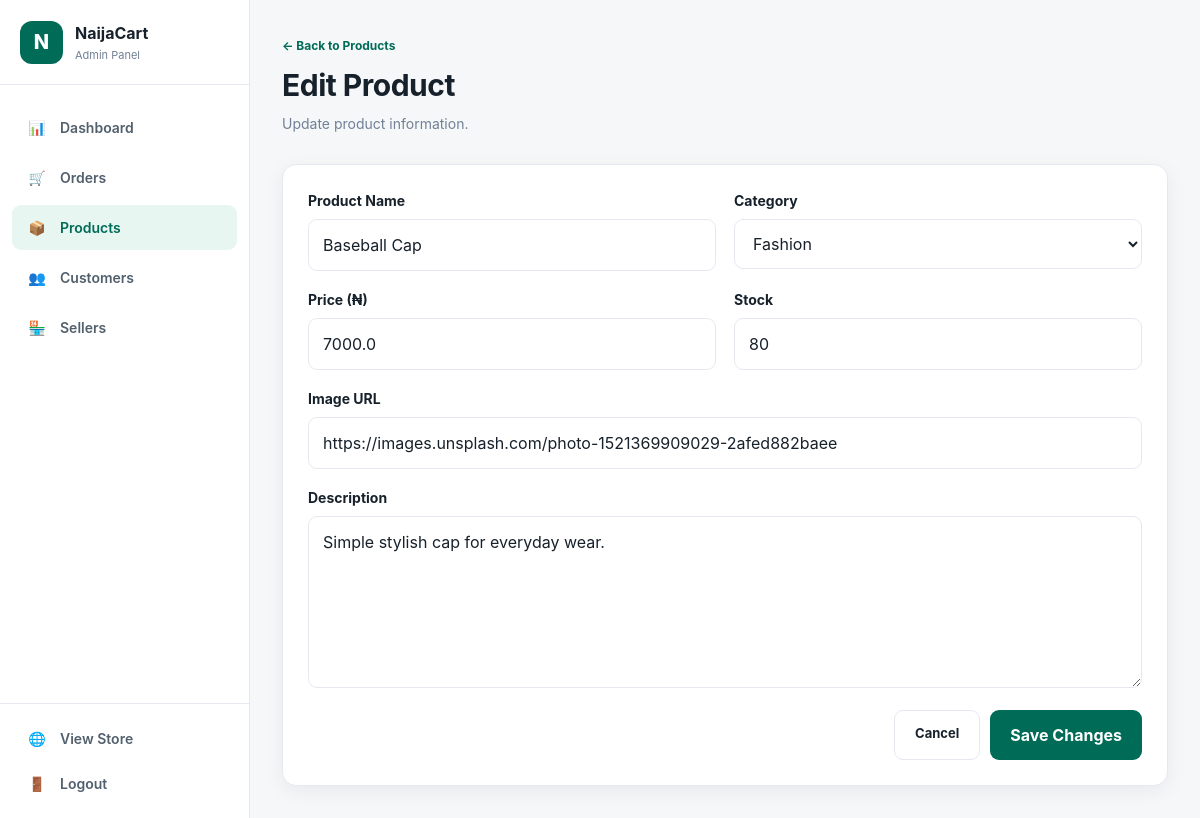
The app's page /admin/products/edit/8 (signed in) with its own data.
### tables this page shows
CREATE TABLE products (
            id INTEGER PRIMARY KEY AUTOINCREMENT,
            name TEXT NOT NULL,
            category TEXT NOT NULL,
            price REAL NOT NULL,
            description TEXT,
            image TEXT,
            seller_id INTEGER,
            stock INTEGER NOT NULL DEFAULT 0,
            created_at TIMESTAMP DEFAULT CURRENT_TIMESTAMP,

            FOREIGN KEY (seller_id)
                REFERENCES users(id)
                ON DELETE SET NULL
        );

### app.py (the view, shortened to what this page needs)
@app.route(
    "/admin/products/edit/<int:product_id>",
    methods=["GET", "POST"]
)
@admin_required
def edit_product(product_id):
    conn = get_db()
    product = conn.execute(
        """
        SELECT *
        FROM products
        WHERE id = ?
        """,
        (product_id,)
    ).fetchone()
    conn.close()
    return render_template(
        "admin_edit_product.html",
        product=product
    )

### app.py (called while the page is built, shortened)
def get_db():
    conn = sqlite3.connect(
        str(DATABASE),
        timeout=30
    )
    conn.row_factory = sqlite3.Row
    conn.execute(
        "PRAGMA foreign_keys = ON"
    )
    conn.execute(
        "PRAGMA busy_timeout = 30000"
    )
    return conn

def admin_required(route_function):
    @wraps(route_function)
    def wrapper(*args, **kwargs):
        user_id = session.get(
            "user_id"
        )
        user_role = session.get(
            "user_role"
        )
        conn = get_db()
        user = conn.execute(
            """
            SELECT *
            FROM users
            WHERE id = ?
            AND role = 'admin'
            """,
            (user_id,)
        ).fetchone()
        conn.close()
        return route_function(
            *args,
            **kwargs
        )
    return wrapper

def current_cart():
    if "cart" not in session:
        session["cart"] = {}
    return session["cart"]

def cart_items():
    cart = current_cart()
    if not cart:
        return [], 0, 0

@app.context_processor
def inject_cart():
    items, subtotal, count = cart_items()
    wishlist_count = 0
    user_id = session.get("user_id")
    if user_id:
        conn = get_db()
        wishlist_count = conn.execute(
            """
            SELECT COUNT(*)
            FROM wishlist
            WHERE user_id = ?
            """,
            (user_id,)
        ).fetchone()[0]
        conn.close()
    return {
        "cart_items": items,
        "cart_subtotal": subtotal,
        "cart_count": count,
        "cart_total": subtotal,
        "wishlist_count": wishlist_count
    }

### templates/admin_edit_product.html (shortened to what this page needs)
<!DOCTYPE html>
<html lang="en">
<head>
<link rel="stylesheet"
      href="{{ url_for('static', filename='css/admin.css') }}">
</head>
<body class="admin-body">
<aside class="admin-sidebar">
<div class="admin-brand">
<div class="brand-icon">N</div>
<div>
<strong>NaijaCart</strong>
<span>Admin Panel</span>
</div>
</div>
<nav class="admin-navigation">
<a href="{{ url_for('admin_dashboard') }}"
   class="admin-nav-link">
<span>📊</span>
Dashboard
</a>
<a href="{{ url_for('admin_orders') }}"
   class="admin-nav-link">
<span>🛒</span>
Orders
</a>
<a href="{{ url_for('admin_products') }}"
   class="admin-nav-link active">
<span>📦</span>
Products
</a>
<a href="{{ url_for('admin_customers') }}"
   class="admin-nav-link">
<span>👥</span>
Customers
</a>
<a href="{{ url_for('admin_sellers') }}"
   class="admin-nav-link">
<span>🏪</span>
Sellers
</a>
</nav>
<div class="sidebar-bottom">
<a href="{{ url_for('home') }}"
   class="admin-nav-link">
<span>🌐</span>
View Store
</a>
<a href="{{ url_for('admin_logout') }}"
   class="admin-nav-link logout-link">
<span>🚪</span>
Logout
</a>
</div>
</aside>
<main class="admin-main">
<header class="admin-header">
<div>
<a href="{{ url_for('admin_products') }}"
   class="back-link">
← Back to Products
</a>
<h1>
Edit Product
</h1>
<p>
Update product information.
</p>
</div>
</header>
<section class="dashboard-panel edit-product-panel">
<form method="POST"
      action="{{ url_for('edit_product', product_id=product['id']) }}"
      class="product-form">
<div class="form-grid">
<div class="form-group">
<label>
Product Name
</label>
<input
type="text"
name="name"
value="{{ product['name'] }}"
required>
</div>
<div class="form-group">
<label>
Category
</label>
<select name="category" required>
<option value="fashion"
{% if product['category'] == 'fashion' %}selected{% endif %}>
Fashion
</option>
</select>
</div>
<div class="form-group">
<label>
Price (₦)
</label>
<input
type="number"
name="price"
step="0.01"
min="0"
value="{{ product['price'] }}"
required>
</div>
<div class="form-group">
<label>
Stock
</label>
<input
type="number"
name="stock"
min="0"
value="{{ product['stock'] }}"
required>
</div>
<div class="form-group full">
<label>
Image URL
</label>
<input
type="url"
name="image"
value="{{ product['image'] or '' }}">
</div>
<div class="form-group full">
<label>
Description
</label>
<textarea
name="description"
rows="6">{{ product['description'] or '' }}</textarea>
</div>
</div>
<div class="form-actions">
<a href="{{ url_for('admin_products') }}"
   class="secondary-button">
Cancel
</a>
<button type="submit"
        class="primary-button">
Save Changes
</button>
</div>
</form>
</section>
</main>
</body>
</html>

### static/css/admin.css (style rules this page uses)
* { box-sizing: border-box; margin: 0; padding: 0; }
:root { --green: #006b57; --green-dark: #004f40; --green-light: #e8f6f2; --background: #f5f7f9; --white: #ffffff; --text: #17212b; --muted: #718096; --border: #e5e9ef; --danger: #dc3545; --danger-light: #fff0f1; --warning: #d98200; --warning-light: #fff6e5; --blue: #2878d7; --blue-light: #edf5ff; --purple: #7656d6; --purple-light: #f2efff; --shadow: 0 5px 20px rgba(15, 23, 42, 0.06); --radius: 14px; }
html { scroll-behavior: smooth; }
body { font-family: Inter, -apple-system, BlinkMacSystemFont, "Segoe UI", Arial, sans-serif; background: var(--background); color: var(--text); line-height: 1.5; }
a { text-decoration: none; color: inherit; }
button, input, select, textarea { font: inherit; }
.form-group { display: flex; flex-direction: column; gap: 8px; }
.form-group label { font-size: 14px; font-weight: 650; }
.form-group input, .form-group select, .form-group textarea { width: 100%; border: 1px solid var(--border); background: white; color: var(--text); padding: 13px 14px; border-radius: 9px; outline: none; transition: 0.2s; }
.login-button, .primary-button { border: none; cursor: pointer; background: var(--green); color: white; padding: 13px 20px; border-radius: 9px; font-weight: 700; transition: 0.2s; }
.admin-sidebar { position: fixed; left: 0; top: 0; bottom: 0; width: 250px; background: #ffffff; border-right: 1px solid var(--border); display: flex; flex-direction: column; z-index: 100; }
.admin-brand { height: 85px; padding: 20px; display: flex; align-items: center; gap: 12px; border-bottom: 1px solid var(--border); }
.brand-icon { width: 43px; height: 43px; border-radius: 12px; background: var(--green); color: white; display: flex; align-items: center; justify-content: center; font-weight: 800; font-size: 20px; }
.admin-brand strong { display: block; font-size: 16px; }
.admin-brand span { display: block; color: var(--muted); font-size: 11px; margin-top: 2px; }
.admin-navigation { padding: 20px 12px; display: flex; flex-direction: column; gap: 5px; }
.admin-nav-link { display: flex; align-items: center; gap: 12px; padding: 12px 14px; border-radius: 9px; color: #52606d; font-size: 14px; font-weight: 600; transition: 0.2s; }
.admin-nav-link.active { background: var(--green-light); color: var(--green); }
.admin-nav-link span:first-child { width: 22px; text-align: center; }
.sidebar-bottom { margin-top: auto; padding: 12px; border-top: 1px solid var(--border); }
.admin-main { margin-left: 250px; min-height: 100vh; padding: 32px; }
.admin-header { display: flex; justify-content: space-between; align-items: center; gap: 20px; margin-bottom: 30px; }
.admin-header h1 { font-size: 30px; letter-spacing: -0.5px; }
.admin-header p { color: var(--muted); margin-top: 5px; font-size: 14px; }
.dashboard-panel { background: white; border: 1px solid var(--border); border-radius: var(--radius); box-shadow: var(--shadow); overflow: hidden; }
.product-form { padding: 25px; }
.form-grid { display: grid; grid-template-columns: repeat(2, 1fr); gap: 18px; margin-bottom: 22px; }
.form-group.full { grid-column: 1 / -1; }
.product-form textarea { resize: vertical; min-height: 100px; }
.form-actions { display: flex; justify-content: flex-end; gap: 10px; }
.secondary-button { padding: 13px 20px; border-radius: 9px; border: 1px solid var(--border); background: white; color: var(--text); font-weight: 700; font-size: 13px; }
.back-link { display: inline-block; color: var(--green); font-size: 12px; font-weight: 700; margin-bottom: 8px; }

### records on screen
products: name "Baseball Cap", category "Fashion", price "7000.0", stock "80", image "https://images.unsplash.com/photo-1521369909029-2afed882baee", description "Simple stylish cap for everyday wear."
